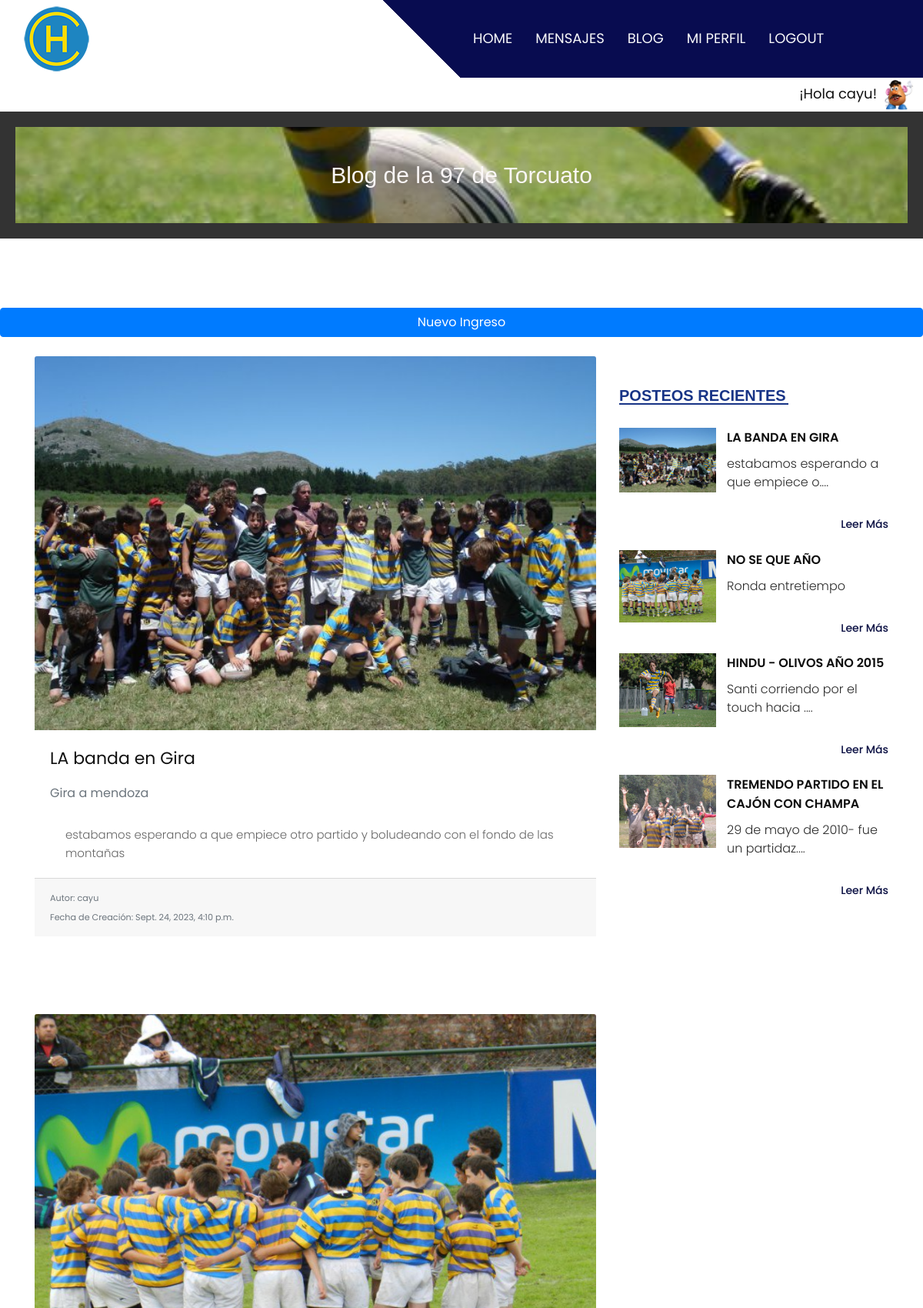
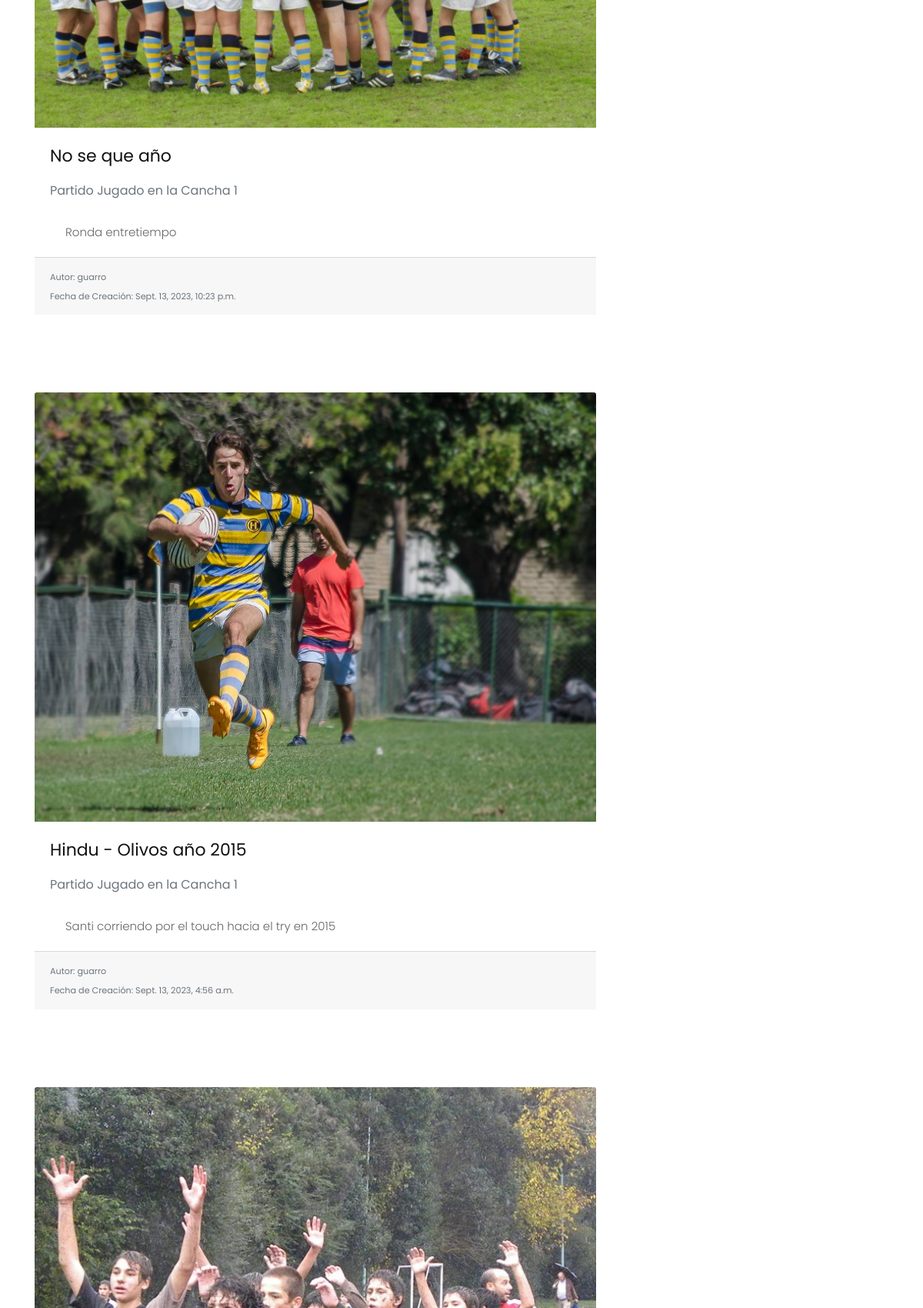
Screenshot of /Entradas/entradalista/ (signed in, upper part) with the database file from the repository (2 pictures, top to bottom).
### Entradas/models.py (models this page shows, shortened)
class Entrada(models.Model):
    titulo = models.CharField(max_length=160)
    subtitulo = models.CharField(max_length=150)
    contenido = models.TextField()
    fecha = models.DateTimeField(auto_now_add=True)
    autor = models.ForeignKey(User, on_delete=models.CASCADE)
    imagen = models.ImageField(upload_to='img/')  # Debes configurar la carga de archivos estáticos

### Entradas/views.py (the view)
# urls.py: path('Entradas/entradalista/', views.entradaLista, name='entradalista'),
@login_required
def entradaLista(request):
    avatar= obtenerAvatar(request)
    entradas = Entrada.objects.all().order_by('-fecha')
    num_entradas = len(entradas)
    entradas_recientes = posteosRecientes()
    return render(request, 'Entradas/entradalista.html', {'entradas': entradas, 'num_entradas': num_entradas, "entradas_recientes": entradas_recientes, "avatar": avatar})

### Inicio/views.py (called while the page is built)
def obtenerAvatar(request):
    avatares=Avatar.objects.filter(user=request.user.id)
    if len(avatares)!=0:
        return avatares[0].imagen.url
    else:
        return "/media/avatars/avatarpordefecto.png"

def posteosRecientes():
    entradas_recientes = Entrada.objects.order_by('-id')[:4]  # Obtener las últimas 4 entradas (o las que desees)
    return entradas_recientes

### templates/Entradas/entradalista.html (shortened to what this page needs)
{% extends "padre.html" %}
{% load static %}
{% block contenido-principal %}
<div class="about_section layout_padding">
    <a href="{% url 'Entradas:entradacrear' %}" class="btn btn-primary btn-block">Nuevo Ingreso</a>
    <br>
    <div class="container">
        <div class="row">
            <div class="col-lg-8 col-sm-12">
            {% for entrada in entradas %}
                <div class="about_img"><img src="{{ entrada.imagen.url }}" alt="{{ entrada.titulo }}" class="card-img-top">
                    <div class="card-body">
                        <h2 class="card-title">{{ entrada.titulo }}</h2>
                        <h4 class="card-subtitle mb-2 text-muted">{{ entrada.subtitulo }}</h4>
                        <p class="card-text">{{ entrada.contenido }}</p>
                    </div>
                    <div class="card-footer">
                        <small class="text-muted">Autor: {{ entrada.autor }}</small>
                        <br>
                        <small class="text-muted">Fecha de Creación: {{ entrada.fecha }}</small>
                    </div>
                    <br>
                    <br>
                    <br>
                    <br>
                </div>
            {% endfor %}
                    </div>
                <div class="col-lg-4 col-sm-12">
                    <div class="newsletter_main">
                    <h1 class="recent_taital">Posteos Recientes</h1>
                    {% for entrada in entradas_recientes %}
                    <div class="recent_box">
                        <div class="recent_left">
                            <div class="image_6"><img src="{{ entrada.imagen.url }}" alt="{{ entrada.titulo }}" type="image/jpg"></div>
                        </div>
                        <div class="recent_right">
                            <h3 class="consectetur_text">{{ entrada.titulo }}</h3>
                            <p class="dolor_text">{{ entrada.contenido|slice:":35" }}{% if entrada.contenido|length > 35 %}....{% endif %}
                                <div class="read_bt"><a href="{% url 'Entradas:entradadetalle' entrada.id %}" style="font-size: 14px;; margin-top: 5px;">Leer Más</a></div>
                            </p>
                        </div>
                    </div>
                    {% endfor %}
     </div>
  </div>
</div>
{% endblock %}

### templates/padre.html (shortened to what this page needs)
<!DOCTYPE html>
<html lang="en">
   <head>
      {% load static %}
      <!DOCTYPE html>
      <link rel="stylesheet" type="text/css" href="{% static 'css/bootstrap.min.css' %}">
      <link rel="stylesheet" type="text/css" href="{% static 'css/style.css' %}">
      <link rel="stylesheet" href="{% static 'css/responsive.css' %}">
      <link rel="stylesheet" href="{% static 'css/jquery.mCustomScrollbar.min.css' %}">
      <link rel="stylesheet" href="https://netdna.bootstrapcdn.com/font-awesome/4.0.3/css/font-awesome.css">
      <link rel="stylesheet" href="{% static 'css/owl.carousel.min.css' %}">
      <link rel="stylesheet" href="https://cdnjs.cloudflare.com/ajax/libs/fancybox/2.1.5/jquery.fancybox.min.css" media="screen">
   </head>
   <body>
      <div class="header_section">
         <div class="container-fluid header_main">
            <nav class="navbar navbar-expand-lg navbar-light bg-light">
               <a class="logo" href="{% url 'inicio' %}"><img src="{% static 'images/logo.png' %}"></a>
               <div class="collapse navbar-collapse" id="navbarSupportedContent">
                  <ul class="navbar-nav mr-auto">
                     {% if user.is_authenticated %}
                     <li class="nav-item">
                        <a class="nav-link" href="{% url 'inicio' %}">Home</a>
                     </li>
                     <li class="nav-item">
                        <a class="nav-link" href="{% url 'Mensajes:ver_mensajes' %}">Mensajes</a>
                     </li>
                     <li class="nav-item">
                        <a class="nav-link" href="{% url 'Entradas:entradalista' %}">Blog</a>
                     </li>
                     <li class="nav-item">
                        <a class="nav-link" href="{% url 'usuarioeditar' %}">Mi Perfil</a>
                     </li>
                     <li class="nav-item">
                        <a class="nav-link" href="{% url 'logout' %}">logout</a>
                     </li>
                     {% endif %}
                  </ul>
               </div>
            </nav>
         </div>
</head>
<div style="display: flex; justify-content: flex-end;">
   <div style="flex: 1; text-align: right; max-width: 94%; margin-top: 7px;">
      <h3>¡Hola {{ user.username }}!</h3>
   </div>
   <div style="flex: 2; text-align: center; max-width: 5%;">
      <img src="{{ avatar }}" alt="" style="width: 40px; height: 40px; margin-top: 3px;">
  </div>
</div>
         <header>
            <div class="foto">  <p>Blog de la 97 de Torcuato</p>    </div>
         </header>
      </div>
{% block contenido-principal %}
{% endblock %}
   </body>
</html>

### static/css/style.css (style rules this page uses)
* { box-sizing: border-box !important; transition: ease all 0.5s; }
html { scroll-behavior: smooth; }
body { color: #666666; font-size: 14px; font-family: Poppins; line-height: 1.80857; font-weight: normal; overflow-x: hidden; }
a { color: #1f1f1f; text-decoration: none !important; outline: none !important; -webkit-transition: all .3s ease-in-out; -moz-transition: all .3s ease-in-out; -ms-transition: all .3s ease-in-out; -o-transition: all .3s ease-in-out; transition: all .3s ease-in-out; }
h1, h2, h3, h4, h5, h6 { letter-spacing: 0; font-weight: normal; position: relative; padding: 0 0 10px 0; font-weight: normal; line-height: normal; color: #111111; margin: 0 }
h1 { font-size: 24px }
h2 { font-size: 22px }
h3 { font-size: 18px }
h4 { font-size: 16px }
*, *::after, *::before { -webkit-box-sizing: border-box; -moz-box-sizing: border-box; box-sizing: border-box; }
ul, li, ol { margin: 0px; padding: 0px; list-style: none; }
p { margin: 20px; font-weight: 300; font-size: 15px; line-height: 24px; }
a { color: #222222; text-decoration: none; outline: none !important; }
a, .btn { text-decoration: none !important; outline: none !important; -webkit-transition: all .3s ease-in-out; -moz-transition: all .3s ease-in-out; -ms-transition: all .3s ease-in-out; -o-transition: all .3s ease-in-out; transition: all .3s ease-in-out; }
img { max-width: 100%; height: auto; }
.layout_padding { padding-top: 90px; padding-bottom: 0px; }
.bg-light { background-color: transparent!important; }
.header_section { background-image: url(../images/banner-bg.png); height: auto; background-size: 100%; width: 100%; float: left; height: auto; background-size: 100%; background-repeat: no-repeat; margin-top: 0px; }
.header_main { background: linear-gradient(45deg, transparent 46%, #080c50 46%); }
.logo { width: 50%; float: left; }
.navbar-expand-lg .navbar-nav .nav-link { padding-right: 15px; padding-left: 15px; font-size: 18px; color: #f8f9fa; text-transform: uppercase; }
.about_section { width: 100%; float: left; padding-top: 90px; }
.about_img { width: 100%; float: left; }
.read_bt { width: 150px; float: right; text-align: right; padding-top: 30px; }
.read_bt a { font-size: 18px; color: #090e42; font-weight: 500; }
.newsletter_main { width: 100%; float: left; padding-top: 40px; }
.recent_taital { width: 100%; float: left; font-size: 20px; font-weight: bold; color: #183486; text-transform: uppercase; }
.recent_taital::after { content: ''; position: absolute; background-color: #183486; width: 220px; height: 2px; left: 0px; right: initial; margin: 0 auto; bottom: 10px; }
.recent_box { width: 100%; float: left; padding-top: 20px; }
.recent_left { width: 40%; float: left; }
.recent_right { width: 60%; float: left; }
.image_6 { width: 90%; float: left; }
.consectetur_text { width: 100%; float: left; font-size: 16px; color: #0e0e0e; text-transform: uppercase; font-weight: 600; }
.dolor_text { width: 100%; float: left; font-size: 16px; color: #2b2b2b; margin: 0px; }

### templates/padre.html (style rules this page uses)
header { margin-top: 0; }

### rows the page displays
Entrada: imagen (picture), titulo "LA banda en Gira", subtitulo "Gira a mendoza", contenido "estabamos esperando a que empiece otro partido y boludeando con el fondo de las montañas", autor "cayu", fecha "Sept. 24, 2023, 4:10 p.m.", titulo "LA BANDA EN GIRA", contenido "estabamos esperando a que empiece o"
Entrada: imagen (picture), titulo "No se que año", subtitulo "Partido Jugado en la Cancha 1", contenido "Ronda entretiempo", autor "guarro", fecha "Sept. 13, 2023, 10:23 p.m.", titulo "NO SE QUE AÑO"
Entrada: imagen (picture), titulo "Hindu - Olivos año 2015", subtitulo "Partido Jugado en la Cancha 1", contenido "Santi corriendo por el touch hacia el try en 2015", autor "guarro", fecha "Sept. 13, 2023, 4:56 a.m.", titulo "HINDU - OLIVOS AÑO 2015", contenido "Santi corriendo por el touch hacia"
Entrada: imagen (picture), titulo "TREMENDO PARTIDO EN EL CAJÓN CON CHAMPA", contenido "29 de mayo de 2010- fue un partidaz"

### other values shown
{{ user.username }} "cayu"
